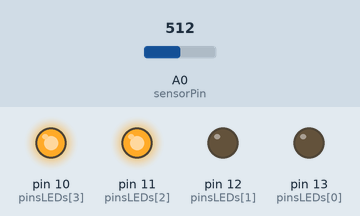
This sketch was run on a simulated Arduino Uno, built with avr-gcc and run on an emulated ATmega328P. Parts: output pins drawn as LEDs (lit = HIGH). The test bench sets the inputs (shaded band); at power-on: A0 (sensorPin) = 512.

Above: at 1.2 s.
1.3 s: A0 (sensorPin) set to 493
At 1.7 s:
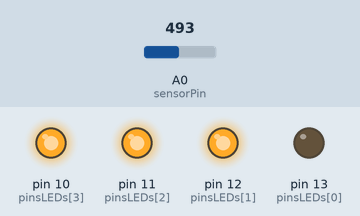
2.8 s: A0 (sensorPin) set to 264
4.3 s: A0 (sensorPin) set to 245
At 5.2 s:
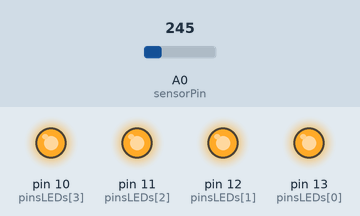
5.8 s: A0 (sensorPin) set to 900
At 6.3 s:
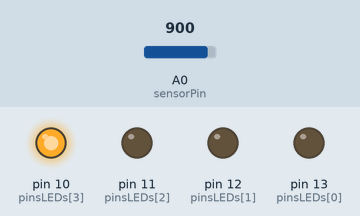
7.3 s: A0 (sensorPin) set to 1006
8.8 s: A0 (sensorPin) set to 1023
At 9.8 s:
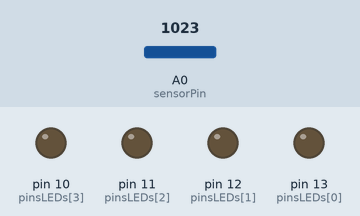
Timing chart, 0 to 11.3 s (numbered marks = the images above; inputs shaded):
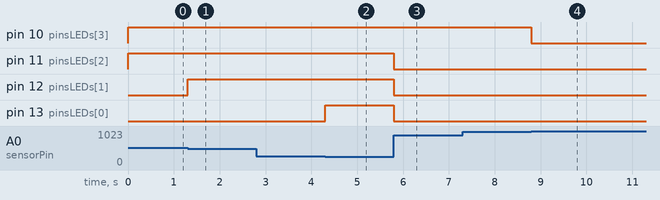

The sketch:

main.ino
```cpp
int pins = 4; //How many pins are in the circuit
int pinsLEDs[] = {13, 12, 11, 10}; //Pins for the LEDs
int oneLED = 0; //One LED that will be equal to certain rotation of sensor
int sensorPin = A0; //Sensor's pin
int sensorValue = 0; //Sensor's read value

void setup()
{

 for(int i=0; i<pins; i++) //Setting the LEDs' pins mode for output
   pinMode(pinsLEDs[i], OUTPUT);

}

void loop()
{

  sensorValue = analogRead(sensorPin); //Reading the sensor's rotation
  oneLED = map(sensorValue, 0, 1023, 0, pins); //Setting how much of the rotation will be one LED

  for(int i=0; i<pins; i++) //Going through all the pins
  {
    if(i >= oneLED) //If variable i passed a LED, turn that LED on
      digitalWrite(pinsLEDs[i], HIGH);
    else //Else turn that LED off
      digitalWrite(pinsLEDs[i], LOW);
  }

}
```

Measured:
- the behaviour switches between 512 and 511 on A0 (sensorPin) (found by bisection; images 0 and 1)
- the behaviour switches between 256 and 255 on A0 (sensorPin) (found by bisection; images 1 and 2)
- the behaviour switches between 1022 and 1023 on A0 (sensorPin) (found by bisection; images 3 and 4)
- after the input at 1.3 s, pin 12 (pinsLEDs[1]): LOW → HIGH at once
- after the input at 2.8 s, every drawn part: stays the same
- after the input at 4.3 s, pin 13 (pinsLEDs[0]): LOW → HIGH at once
- after the input at 5.8 s, pin 11 (pinsLEDs[2]), pin 12 (pinsLEDs[1]), pin 13 (pinsLEDs[0]): HIGH → LOW at once
- after the input at 7.3 s, every drawn part: stays the same
- after the input at 8.8 s, pin 10 (pinsLEDs[3]): HIGH → LOW at once
